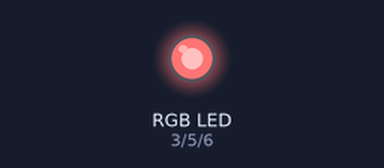
A sketch run on a simulated Arduino Uno, built with avr-gcc and run on an emulated ATmega328P. On the bench: an RGB LED mixed from three pins (HIGH = lit). Dim RGB values are drawn brighter than linear.

Above: at 0.05 s.
At 0.65 s:
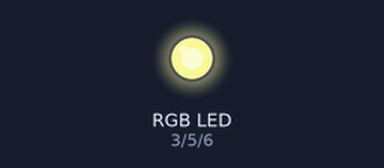
At 1.25 s:
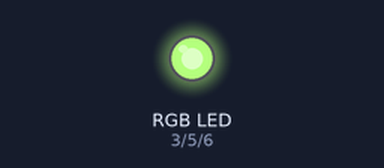
At 2.5 s:
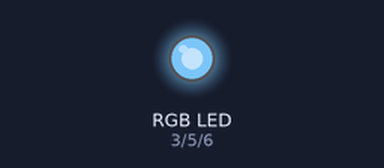
At 3.75 s:
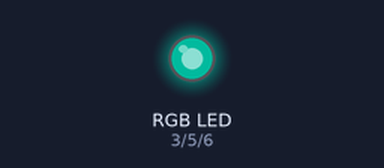
At 5.0 s:
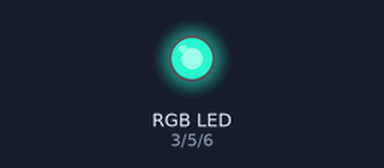
Timing chart, 0 to 6.5 s (numbered marks = the images above):
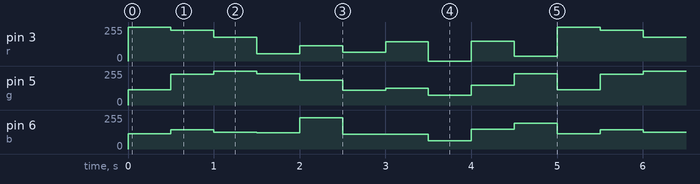

The sketch:

RGBde.ino
```cpp
int r = 3;
int g = 5;
int b = 6;

 void ShowRGB(int red,int green ,int blue){
   red = map (red,0,255,255,0);
   green = map(green,0,255,255,0);
   blue = map(blue,0,255,255,0);
  analogWrite(r,red);
  analogWrite(g,green);
  analogWrite(b,blue);
 }
void setup(){
    pinMode(r, OUTPUT);
    pinMode(g, OUTPUT);
    pinMode(b, OUTPUT);

Serial.begin(9600);

}
void loop(){
 ShowRGB(0,139,139);
 delay(500);
 ShowRGB(25,25,112);
 delay(500);
 ShowRGB(75,0,130);
 delay(500);
 ShowRGB(199,21,133);
 delay(500);
 ShowRGB(139,69,19);
 delay(500);
 ShowRGB(188,143,143);
 delay(500);
 ShowRGB(112,128,144);
 delay(500);
 ShowRGB(255,182,193);
 delay(500);
 ShowRGB(105,105,105);
 delay(500);
 ShowRGB(220,20,60);
 delay(500);

}
```

Measured:
- by itself, pin 3 (r): repeats every 5.0 s: 230/255 0.50 s, 180/255 0.50 s, 56/255 0.50 s, 116/255 0.50 s, 67/255 0.50 s, 143/255 0.50 s, 0/255 0.50 s, 150/255 0.50 s, 35/255 0.50 s, 255/255 0.50 s
- by itself, pin 5 (g): repeats every 5.0 s: 230/255 0.50 s, 255/255 0.50 s, 234/255 0.50 s, 186/255 0.50 s, 112/255 0.50 s, 127/255 0.50 s, 73/255 0.50 s, 150/255 0.50 s, 235/255 0.50 s, 116/255 0.50 s
